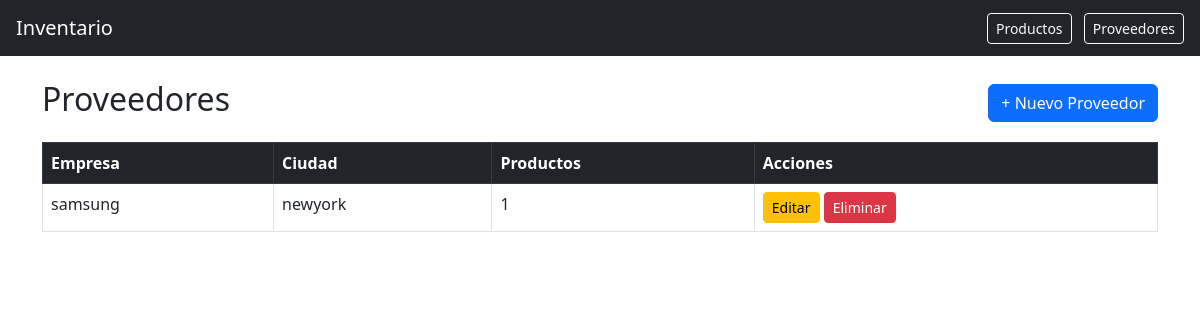
Page /proveedores/ on the earlier database version.
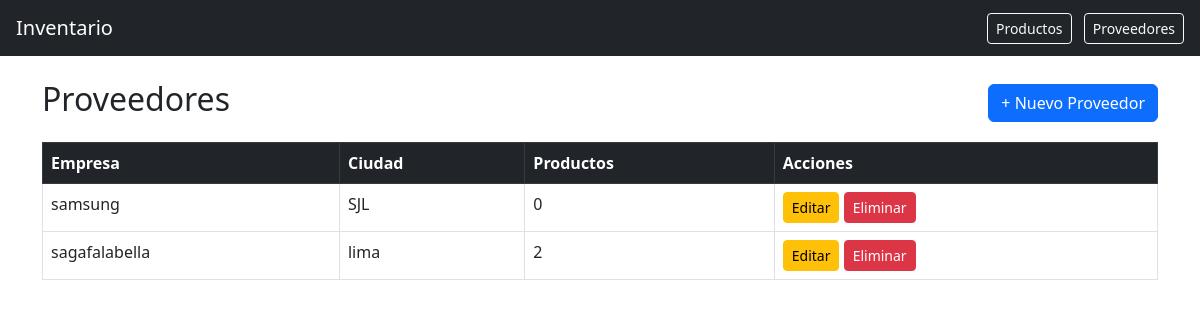
Same page on the later database version.
### productos/models.py (models this page shows, shortened)
class Proveedor(models.Model):
    nombre_empresa = models.CharField(max_length=200)
    ciudad = models.CharField(max_length=100)

### productos/views.py (the view)
# urls.py: path('proveedores/', views.proveedor_list, name='proveedor_list'),
def proveedor_list(request):
    proveedores = Proveedor.objects.all()
    return render(request, 'productos/proveedor_list.html', {'proveedores': proveedores})

### productos/templates/productos/proveedor_list.html
{% extends 'productos/base.html' %}
{% block content %}
<div class="d-flex justify-content-between align-items-center mb-3">
    <h2>Proveedores</h2>
    <a href="{% url 'proveedor_create' %}" class="btn btn-primary">+ Nuevo Proveedor</a>
</div>
<table class="table table-bordered table-hover">
    <thead class="table-dark">
        <tr><th>Empresa</th><th>Ciudad</th><th>Productos</th><th>Acciones</th></tr>
    </thead>
    <tbody>
    {% for p in proveedores %}
        <tr>
            <td>{{ p.nombre_empresa }}</td>
            <td>{{ p.ciudad }}</td>
            <td>{{ p.productos.count }}</td>
            <td>
                <a href="{% url 'proveedor_edit' p.pk %}" class="btn btn-sm btn-warning">Editar</a>
                <a href="{% url 'proveedor_delete' p.pk %}" class="btn btn-sm btn-danger">Eliminar</a>
            </td>
        </tr>
    {% empty %}
        <tr><td colspan="4" class="text-center">No hay proveedores aún.</td></tr>
    {% endfor %}
    </tbody>
</table>
{% endblock %}

### productos/templates/productos/base.html (shortened to what this page needs)
<!DOCTYPE html>
<html lang="es">
<head>
    <link href="https://cdn.jsdelivr.net/npm/bootstrap@5.3.0/dist/css/bootstrap.min.css" rel="stylesheet">
</head>
<body>
<nav class="navbar navbar-dark bg-dark px-3">
    <a class="navbar-brand" href="/"> Inventario</a>
    <div>
        <a class="btn btn-outline-light btn-sm me-2" href="/">Productos</a>
        <a class="btn btn-outline-light btn-sm" href="{% url 'proveedor_list' %}">Proveedores</a>
    </div>
</nav>
<div class="container mt-4">
    {% block content %}{% endblock %}
</div>
</body>
</html>

Differences in the rows shown:
changed Proveedor "samsung": ciudad "newyork" → "SJL"; productos.count "1" → "0"
added Proveedor: nombre_empresa "sagafalabella", ciudad "lima", productos.count "2"
